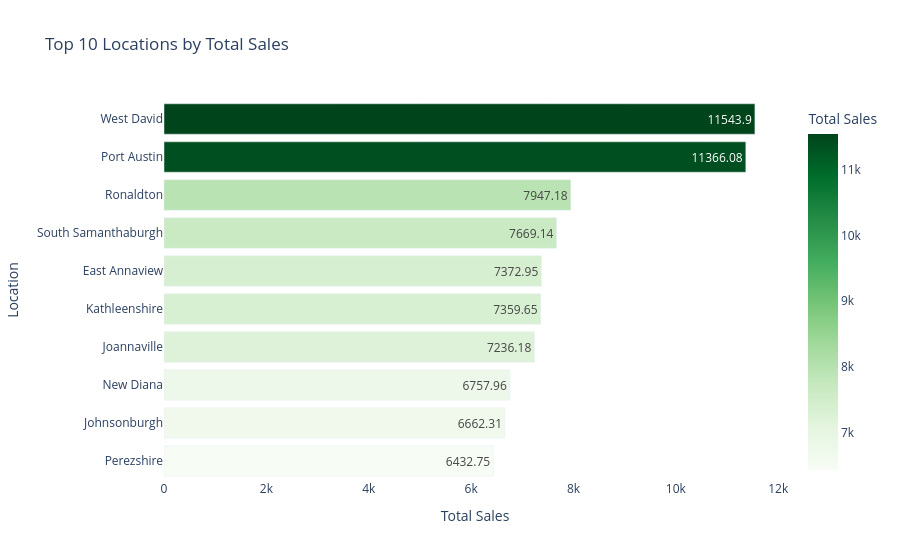

Source (notebook cell):
### Markdown cell above
# What drives their spending?

### Code cell
import pandas as pd
import plotly.express as px

# Ensure the data is in the correct format (adjust this line according to your dataset's structure)
final_combined_dataset['Amount'] = pd.to_numeric(final_combined_dataset['Amount'], errors='coerce')

# Group by Location and calculate the total sales (sum of Amount) for each location
location_sales = final_combined_dataset.groupby('Location').agg({'Amount': 'sum'}).reset_index()

# Sort by Amount in descending order and take the top 10
top_10_sales = location_sales.sort_values('Amount', ascending=False).head(10)

# Plotting the horizontal bar chart
fig = px.bar(
    top_10_sales,
    x='Amount',
    y='Location',
    orientation='h',  # Horizontal bars
    title="Top 10 Locations by Total Sales",
    labels={'Amount': 'Total Sales', 'Location': 'Location'},
    color='Amount',  # Color by total sales
    color_continuous_scale='Greens',  # Green color scale, darkest = highest sales
    text='Amount',  # Add sales amount as annotations on the bars
)

# Update layout to remove color from tooltip
fig.update_traces(hovertemplate='Location: %{y}<br>Sales: %{x}<extra></extra>')  # Custom hover text

# Update layout to reverse the y-axis to show the highest values at the top
fig.update_layout(
    plot_bgcolor='white',
    xaxis_title="Total Sales",
    yaxis_title="Location",
    yaxis=dict(
        autorange='reversed'  # Reversing the y-axis to show the highest sales at the top
    ),
    showlegend=False,  # Hide the legend for a cleaner look
)

# Show the figure
fig.show()

### Figure 1 — Plotly figure (JSON) as saved in the notebook; plotly's stock layout.template omitted (floating-point values rounded to 4 significant figures)
{"data": [{"alignmentgroup": "True", "hovertemplate": "Location: %{y}<br>Sales: %{x}<extra></extra>", "legendgroup": "", "marker": {"color": [11540.0, 11370.0, 7947.0, 7669.0, 7373.0, 7360.0, 7236.0, 6758.0, 6662.0, 6433.0], "coloraxis": "coloraxis", "pattern": {"shape": ""}}, "name": "", "offsetgroup": "", "orientation": "h", "showlegend": false, "text": [11540.0, 11370.0, 7947.0, 7669.0, 7373.0, 7360.0, 7236.0, 6758.0, 6662.0, 6433.0], "textposition": "auto", "type": "bar", "x": [11540.0, 11370.0, 7947.0, 7669.0, 7373.0, 7360.0, 7236.0, 6758.0, 6662.0, 6433.0], "xaxis": "x", "y": ["West David", "Port Austin", "Ronaldton", "South Samanthaburgh", "East Annaview", "Kathleenshire", "Joannaville", "New Diana", "Johnsonburgh", "Perezshire"], "yaxis": "y"}], "layout": {"autosize": true, "barmode": "relative", "coloraxis": {"colorbar": {"title": {"text": "Total Sales"}}, "colorscale": [[0, "rgb(247,252,245)"], [0.125, "rgb(229,245,224)"], [0.25, "rgb(199,233,192)"], [0.375, "rgb(161,217,155)"], [0.5, "rgb(116,196,118)"], [0.625, "rgb(65,171,93)"], [0.75, "rgb(35,139,69)"], [0.875, "rgb(0,109,44)"], [1, "rgb(0,68,27)"]]}, "legend": {"tracegroupgap": 0}, "plot_bgcolor": "white", "showlegend": false, "title": {"text": "Top 10 Locations by Total Sales"}, "xaxis": {"anchor": "y", "autorange": true, "domain": [0, 1], "range": [0, 12150.0], "title": {"text": "Total Sales"}, "type": "linear"}, "yaxis": {"anchor": "x", "autorange": true, "domain": [0, 1], "range": [9.5, -0.5], "title": {"text": "Location"}, "type": "category"}}}
